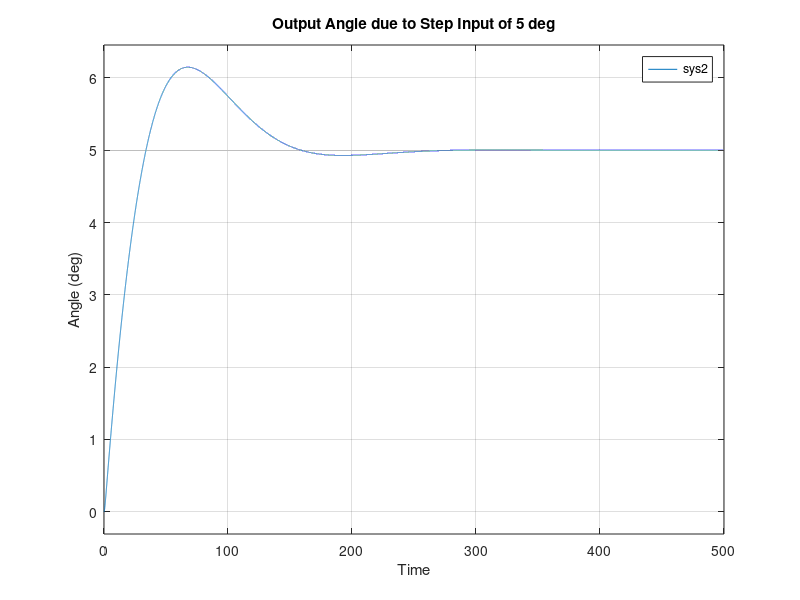

The MATLAB script that drew this image:
%controller3
%(1)Output in response to step input reference of 5 deg
%Theta/Theta(ref)

clc
clear

numk = [1400 35];
denk = [40 80];
sysk = tf(numk, denk);

numg = [1];
demg = [400 0 0];
sysg = tf(numg, demg);

sysf = series(sysg, sysk);
sys2 = feedback(sysf, 1);

t = 0:0.01:500;
y = step(sys2, t);
r=5*ones(size(t));
lsim(sys2,r,t) ;
xlabel('Time');
ylabel('Angle (deg)');
title('Output Angle due to Step Input of 5 deg');
